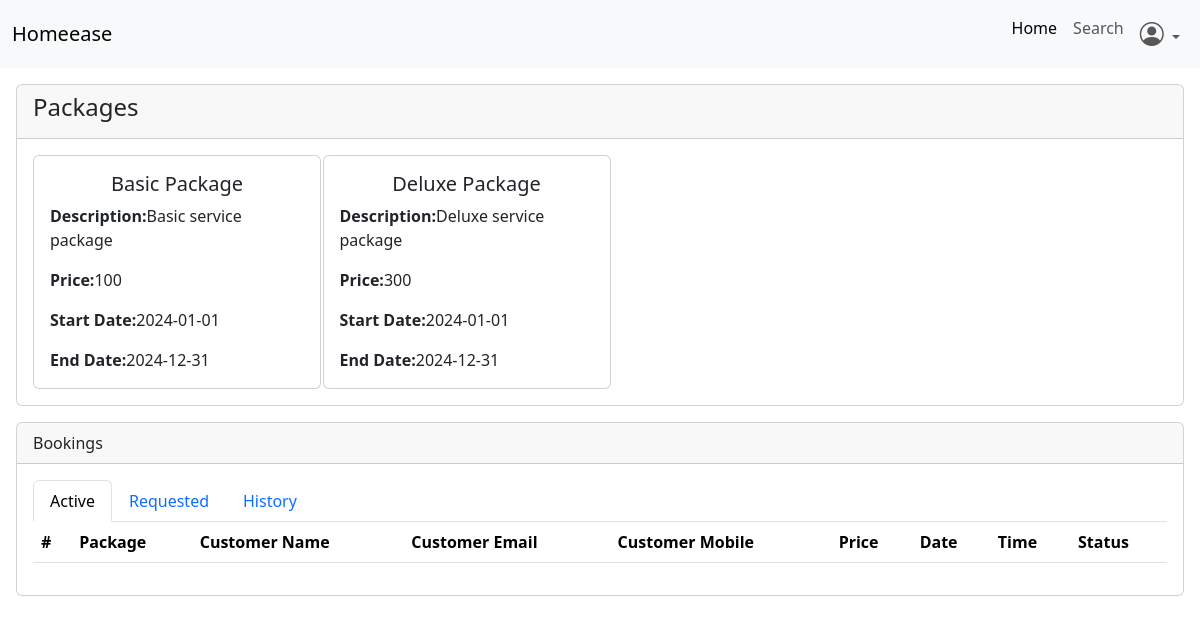
Page /admin/viewprofessional/1 (signed in) on the earlier database version.
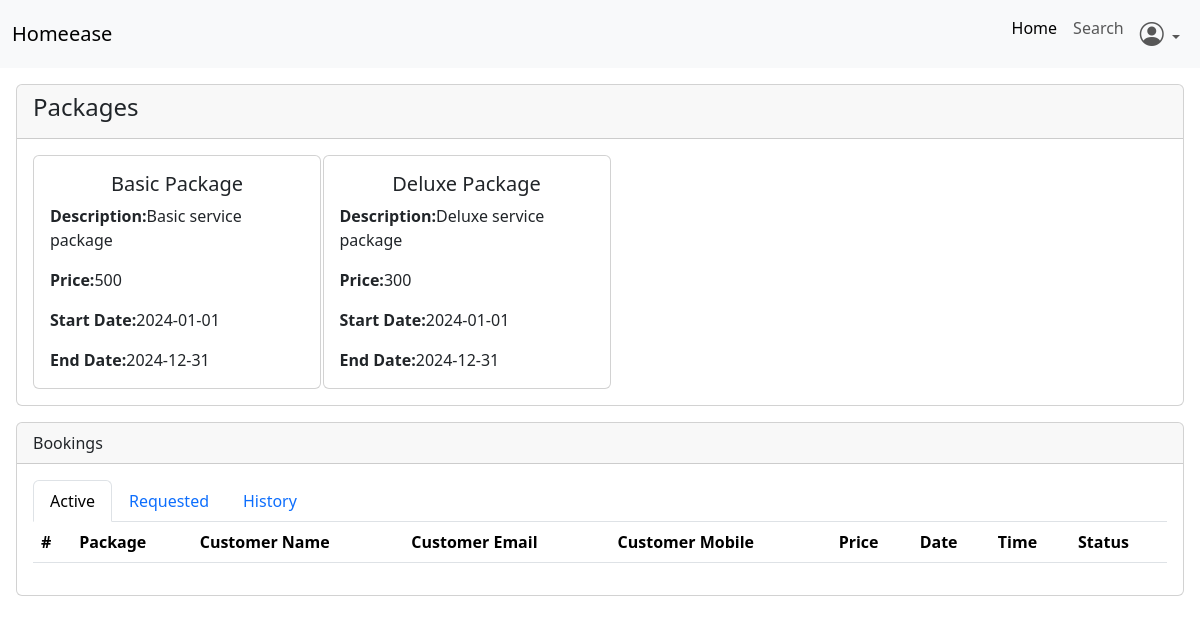
Same page on the later database version.
### backend/models.py (models this page shows)
class Package(db.Model):# table name package
    id = db.Column(db.Integer, primary_key =True , autoincrement=True)
    title = db.Column(db.String, unique=True , nullable=False)
    price = db.Column(db.String , nullable=False)
    description= db.Column(db.String , nullable=False)
    prof_id = db.Column(db.Integer ,db.ForeignKey("professional.id") , nullable=False ) # db.ForeignKey("tablename.attribute")
    status = db.Column(db.String, nullable=False)
    start_date = db.Column(db.Date , nullable =False)
    end_date = db.Column(db.Date , nullable =False)
    bookings = db.relationship("Booking", backref="package",cascade="all, delete-orphan", lazy=True)

### backend/routes.py (the view)
@app.route('/admin/viewprofessional/<int:prof_id>', methods=['GET','POST'])
@login_required
def viewprof(prof_id):
    packages=db.session.query(Package).filter_by(prof_id=prof_id).all()
    bookings=db.session.query(Booking).filter_by(prof_id=prof_id).all()
    return render_template("admin/viewprofessional.html", packages=packages, bookings=bookings)

### app.py (called while the page is built)
def create_app():
    app=Flask(__name__)
    app.config["SQLALCHEMY_DATABASE_URI"]="sqlite:///mydb.sqlite3"
    app.config["SECRET_KEY"]="mysecretkey"
    loginmanager=LoginManager(app)
    db.init_app(app)
    @loginmanager.user_loader
    def load_user(email):
        obj=db.session.query(Professional).filter_by(email=email).first() or db.session.query(Customer).filter_by(email=email).first() or db.session.query(Admin).filter_by(email=email).first()
        return obj
    app.app_context().push()
    return app

### templates/admin/viewprofessional.html (shortened to what the changed rows need)
<!doctype html>
<html lang="en">
<head>
    <link href="https://cdn.jsdelivr.net/npm/bootstrap@5.3.8/dist/css/bootstrap.min.css" rel="stylesheet"
>
    <link rel="stylesheet" href="https://cdn.jsdelivr.net/npm/bootstrap-icons@1.13.1/font/bootstrap-icons.min.css">
</head>
<body>
    <div class="card ms-3 me-3 mt-3">
        <div class="card-body">
            <div class="row">
                {% for package in packages %}
                <div class="col-3">
                    <div class="card" style="width: 18rem;">
                        <div class="card-body">
                            <h5 class="card-title text-center">{{package.title}}</h5>
                            <p class="card-text"><strong>Description:</strong>{{package.description}}</p>
                            <p class="card-text"><strong>Price:</strong>{{package.price}}</p>
                            <p class="card-text"><strong>Start Date:</strong>{{package.start_date}}</p>
                            <p class="card-text"><strong>End Date:</strong>{{package.end_date}}</p>
                        </div>
                    </div>
                </div>
                {% endfor %}
            </div>
        </div>
    </div>
    <div class="card ms-3 me-3 mb-3 mt-3">
        <div class="card-body">
            <div class="tab-content" id="myTabContent">
                <div class="tab-pane fade show active" id="pills-accepted-booking" role="tabpanel"
                    aria-labelledby="home-tab" tabindex="0">
                    <table class="table">
                        <thead>
                            <tr>
                                <th scope="col">#</th>
                                <th scope="col">Package</th>
                                <th scope="col">Customer Name</th>
                                <th scope="col">Customer Email</th>
                                <th scope="col">Customer Mobile</th>
                                <th scope="col">Price</th>
                                <th scope="col">Date</th>
                                <th scope="col">Time</th>
                                <th scope="col">Status</th>
                            </tr>
                        </thead>
                    </table>
                </div>
            </div>
        </div>
    </div>
</body>
</html>

Differences in the rows shown:
changed Package "Basic Package": price "100" → "500"
